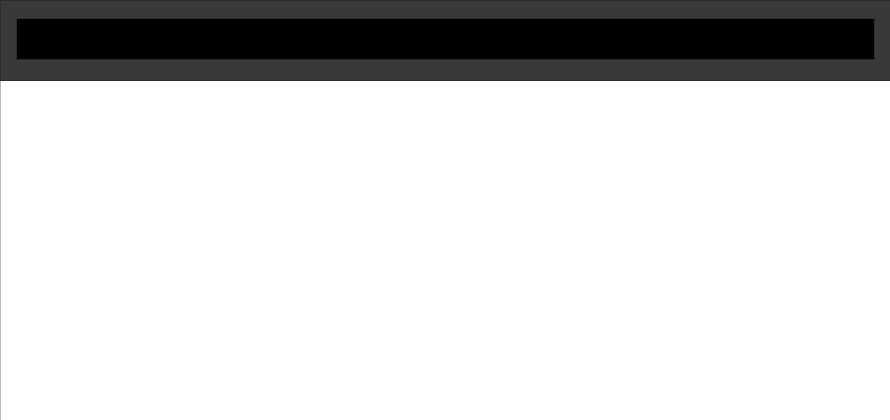
<?xml version="1.0" encoding="UTF-8"?>
<ui version="4.0">
 <class>MainWindow</class>
 <widget class="QMainWindow" name="MainWindow">
  <property name="enabled">
   <bool>true</bool>
  </property>
  <property name="geometry">
   <rect>
    <x>0</x>
    <y>0</y>
    <width>890</width>
    <height>420</height>
   </rect>
  </property>
  <property name="sizePolicy">
   <sizepolicy hsizetype="Expanding" vsizetype="Expanding">
    <horstretch>0</horstretch>
    <verstretch>0</verstretch>
   </sizepolicy>
  </property>
  <property name="font">
   <font>
    <family>Lucida Sans Typewriter</family>
    <pointsize>11</pointsize>
   </font>
  </property>
  <property name="windowTitle">
   <string>Rich Notes</string>
  </property>
  <property name="locale">
   <locale language="English" country="Germany"/>
  </property>
  <widget class="QWidget" name="centralWidget">
   <property name="sizePolicy">
    <sizepolicy hsizetype="Expanding" vsizetype="Expanding">
     <horstretch>1</horstretch>
     <verstretch>1</verstretch>
    </sizepolicy>
   </property>
   <widget class="OverlayableTextEdit" name="textEdit">
    <property name="geometry">
     <rect>
      <x>0</x>
      <y>0</y>
      <width>901</width>
      <height>421</height>
     </rect>
    </property>
   </widget>
   <widget class="CommandPallet" name="frame">
    <property name="enabled">
     <bool>true</bool>
    </property>
    <property name="geometry">
     <rect>
      <x>0</x>
      <y>0</y>
      <width>891</width>
      <height>81</height>
     </rect>
    </property>
    <property name="sizePolicy">
     <sizepolicy hsizetype="Preferred" vsizetype="Expanding">
      <horstretch>0</horstretch>
      <verstretch>1</verstretch>
     </sizepolicy>
    </property>
    <property name="palette">
     <palette>
      <active>
       <colorrole role="WindowText">
        <brush brushstyle="SolidPattern">
         <color alpha="255">
          <red>255</red>
          <green>255</green>
          <blue>255</blue>
         </color>
        </brush>
       </colorrole>
       <colorrole role="Button">
        <brush brushstyle="SolidPattern">
         <color alpha="255">
          <red>0</red>
          <green>0</green>
          <blue>0</blue>
         </color>
        </brush>
       </colorrole>
       <colorrole role="Light">
        <brush brushstyle="SolidPattern">
         <color alpha="255">
          <red>0</red>
          <green>0</green>
          <blue>0</blue>
         </color>
        </brush>
       </colorrole>
       <colorrole role="Midlight">
        <brush brushstyle="SolidPattern">
         <color alpha="255">
          <red>0</red>
          <green>0</green>
          <blue>0</blue>
         </color>
        </brush>
       </colorrole>
       <colorrole role="Dark">
        <brush brushstyle="SolidPattern">
         <color alpha="255">
          <red>0</red>
          <green>0</green>
          <blue>0</blue>
         </color>
        </brush>
       </colorrole>
       <colorrole role="Mid">
        <brush brushstyle="SolidPattern">
         <color alpha="255">
          <red>0</red>
          <green>0</green>
          <blue>0</blue>
         </color>
        </brush>
       </colorrole>
       <colorrole role="Text">
        <brush brushstyle="SolidPattern">
         <color alpha="255">
          <red>255</red>
          <green>255</green>
          <blue>255</blue>
         </color>
        </brush>
       </colorrole>
       <colorrole role="BrightText">
        <brush brushstyle="SolidPattern">
         <color alpha="255">
          <red>255</red>
          <green>255</green>
          <blue>255</blue>
         </color>
        </brush>
       </colorrole>
       <colorrole role="ButtonText">
        <brush brushstyle="SolidPattern">
         <color alpha="255">
          <red>255</red>
          <green>255</green>
          <blue>255</blue>
         </color>
        </brush>
       </colorrole>
       <colorrole role="Base">
        <brush brushstyle="SolidPattern">
         <color alpha="255">
          <red>0</red>
          <green>0</green>
          <blue>0</blue>
         </color>
        </brush>
       </colorrole>
       <colorrole role="Window">
        <brush brushstyle="SolidPattern">
         <color alpha="255">
          <red>57</red>
          <green>57</green>
          <blue>57</blue>
         </color>
        </brush>
       </colorrole>
       <colorrole role="Shadow">
        <brush brushstyle="SolidPattern">
         <color alpha="255">
          <red>0</red>
          <green>0</green>
          <blue>0</blue>
         </color>
        </brush>
       </colorrole>
       <colorrole role="AlternateBase">
        <brush brushstyle="SolidPattern">
         <color alpha="255">
          <red>0</red>
          <green>0</green>
          <blue>0</blue>
         </color>
        </brush>
       </colorrole>
       <colorrole role="ToolTipBase">
        <brush brushstyle="SolidPattern">
         <color alpha="255">
          <red>255</red>
          <green>255</green>
          <blue>220</blue>
         </color>
        </brush>
       </colorrole>
       <colorrole role="ToolTipText">
        <brush brushstyle="SolidPattern">
         <color alpha="255">
          <red>0</red>
          <green>0</green>
          <blue>0</blue>
         </color>
        </brush>
       </colorrole>
      </active>
      <inactive>
       <colorrole role="WindowText">
        <brush brushstyle="SolidPattern">
         <color alpha="255">
          <red>255</red>
          <green>255</green>
          <blue>255</blue>
         </color>
        </brush>
       </colorrole>
       <colorrole role="Button">
        <brush brushstyle="SolidPattern">
         <color alpha="255">
          <red>0</red>
          <green>0</green>
          <blue>0</blue>
         </color>
        </brush>
       </colorrole>
       <colorrole role="Light">
        <brush brushstyle="SolidPattern">
         <color alpha="255">
          <red>0</red>
          <green>0</green>
          <blue>0</blue>
         </color>
        </brush>
       </colorrole>
       <colorrole role="Midlight">
        <brush brushstyle="SolidPattern">
         <color alpha="255">
          <red>0</red>
          <green>0</green>
          <blue>0</blue>
         </color>
        </brush>
       </colorrole>
       <colorrole role="Dark">
        <brush brushstyle="SolidPattern">
         <color alpha="255">
          <red>0</red>
          <green>0</green>
          <blue>0</blue>
         </color>
        </brush>
       </colorrole>
       <colorrole role="Mid">
        <brush brushstyle="SolidPattern">
         <color alpha="255">
          <red>0</red>
          <green>0</green>
          <blue>0</blue>
         </color>
        </brush>
       </colorrole>
       <colorrole role="Text">
        <brush brushstyle="SolidPattern">
         <color alpha="255">
          <red>255</red>
          <green>255</green>
          <blue>255</blue>
         </color>
        </brush>
       </colorrole>
       <colorrole role="BrightText">
        <brush brushstyle="SolidPattern">
         <color alpha="255">
          <red>255</red>
          <green>255</green>
          <blue>255</blue>
         </color>
        </brush>
       </colorrole>
       <colorrole role="ButtonText">
        <brush brushstyle="SolidPattern">
         <color alpha="255">
          <red>255</red>
          <green>255</green>
          <blue>255</blue>
         </color>
        </brush>
       </colorrole>
       <colorrole role="Base">
        <brush brushstyle="SolidPattern">
         <color alpha="255">
          <red>0</red>
          <green>0</green>
          <blue>0</blue>
         </color>
        </brush>
       </colorrole>
       <colorrole role="Window">
        <brush brushstyle="SolidPattern">
         <color alpha="255">
          <red>57</red>
          <green>57</green>
          <blue>57</blue>
         </color>
        </brush>
       </colorrole>
       <colorrole role="Shadow">
        <brush brushstyle="SolidPattern">
         <color alpha="255">
          <red>0</red>
          <green>0</green>
          <blue>0</blue>
         </color>
        </brush>
       </colorrole>
       <colorrole role="AlternateBase">
        <brush brushstyle="SolidPattern">
         <color alpha="255">
          <red>0</red>
          <green>0</green>
          <blue>0</blue>
         </color>
        </brush>
       </colorrole>
       <colorrole role="ToolTipBase">
        <brush brushstyle="SolidPattern">
         <color alpha="255">
          <red>255</red>
          <green>255</green>
          <blue>220</blue>
         </color>
        </brush>
       </colorrole>
       <colorrole role="ToolTipText">
        <brush brushstyle="SolidPattern">
         <color alpha="255">
          <red>0</red>
          <green>0</green>
          <blue>0</blue>
         </color>
        </brush>
       </colorrole>
      </inactive>
      <disabled>
       <colorrole role="WindowText">
        <brush brushstyle="SolidPattern">
         <color alpha="255">
          <red>0</red>
          <green>0</green>
          <blue>0</blue>
         </color>
        </brush>
       </colorrole>
       <colorrole role="Button">
        <brush brushstyle="SolidPattern">
         <color alpha="255">
          <red>0</red>
          <green>0</green>
          <blue>0</blue>
         </color>
        </brush>
       </colorrole>
       <colorrole role="Light">
        <brush brushstyle="SolidPattern">
         <color alpha="255">
          <red>0</red>
          <green>0</green>
          <blue>0</blue>
         </color>
        </brush>
       </colorrole>
       <colorrole role="Midlight">
        <brush brushstyle="SolidPattern">
         <color alpha="255">
          <red>0</red>
          <green>0</green>
          <blue>0</blue>
         </color>
        </brush>
       </colorrole>
       <colorrole role="Dark">
        <brush brushstyle="SolidPattern">
         <color alpha="255">
          <red>0</red>
          <green>0</green>
          <blue>0</blue>
         </color>
        </brush>
       </colorrole>
       <colorrole role="Mid">
        <brush brushstyle="SolidPattern">
         <color alpha="255">
          <red>0</red>
          <green>0</green>
          <blue>0</blue>
         </color>
        </brush>
       </colorrole>
       <colorrole role="Text">
        <brush brushstyle="SolidPattern">
         <color alpha="255">
          <red>0</red>
          <green>0</green>
          <blue>0</blue>
         </color>
        </brush>
       </colorrole>
       <colorrole role="BrightText">
        <brush brushstyle="SolidPattern">
         <color alpha="255">
          <red>255</red>
          <green>255</green>
          <blue>255</blue>
         </color>
        </brush>
       </colorrole>
       <colorrole role="ButtonText">
        <brush brushstyle="SolidPattern">
         <color alpha="255">
          <red>0</red>
          <green>0</green>
          <blue>0</blue>
         </color>
        </brush>
       </colorrole>
       <colorrole role="Base">
        <brush brushstyle="SolidPattern">
         <color alpha="255">
          <red>57</red>
          <green>57</green>
          <blue>57</blue>
         </color>
        </brush>
       </colorrole>
       <colorrole role="Window">
        <brush brushstyle="SolidPattern">
         <color alpha="255">
          <red>57</red>
          <green>57</green>
          <blue>57</blue>
         </color>
        </brush>
       </colorrole>
       <colorrole role="Shadow">
        <brush brushstyle="SolidPattern">
         <color alpha="255">
          <red>0</red>
          <green>0</green>
          <blue>0</blue>
         </color>
        </brush>
       </colorrole>
       <colorrole role="AlternateBase">
        <brush brushstyle="SolidPattern">
         <color alpha="255">
          <red>0</red>
          <green>0</green>
          <blue>0</blue>
         </color>
        </brush>
       </colorrole>
       <colorrole role="ToolTipBase">
        <brush brushstyle="SolidPattern">
         <color alpha="255">
          <red>255</red>
          <green>255</green>
          <blue>220</blue>
         </color>
        </brush>
       </colorrole>
       <colorrole role="ToolTipText">
        <brush brushstyle="SolidPattern">
         <color alpha="255">
          <red>0</red>
          <green>0</green>
          <blue>0</blue>
         </color>
        </brush>
       </colorrole>
      </disabled>
     </palette>
    </property>
    <property name="autoFillBackground">
     <bool>true</bool>
    </property>
    <property name="frameShape">
     <enum>QFrame::StyledPanel</enum>
    </property>
    <property name="frameShadow">
     <enum>QFrame::Plain</enum>
    </property>
    <property name="lineWidth">
     <number>9</number>
    </property>
    <property name="midLineWidth">
     <number>9</number>
    </property>
    <layout class="QVBoxLayout" name="verticalLayout">
     <property name="spacing">
      <number>5</number>
     </property>
     <property name="leftMargin">
      <number>15</number>
     </property>
     <property name="topMargin">
      <number>17</number>
     </property>
     <property name="rightMargin">
      <number>15</number>
     </property>
     <property name="bottomMargin">
      <number>17</number>
     </property>
     <item>
      <widget class="ExpressionInputWidget" name="expressionAdderEdit">
       <property name="sizePolicy">
        <sizepolicy hsizetype="Expanding" vsizetype="Minimum">
         <horstretch>0</horstretch>
         <verstretch>0</verstretch>
        </sizepolicy>
       </property>
       <property name="font">
        <font>
         <pointsize>23</pointsize>
        </font>
       </property>
       <property name="autoFillBackground">
        <bool>true</bool>
       </property>
       <property name="verticalScrollBarPolicy">
        <enum>Qt::ScrollBarAlwaysOff</enum>
       </property>
       <property name="horizontalScrollBarPolicy">
        <enum>Qt::ScrollBarAlwaysOff</enum>
       </property>
      </widget>
     </item>
     <item>
      <layout class="QVBoxLayout" name="sugestionsList">
       <property name="topMargin">
        <number>3</number>
       </property>
      </layout>
     </item>
    </layout>
   </widget>
  </widget>
 </widget>
 <layoutdefault spacing="6" margin="11"/>
 <customwidgets>
  <customwidget>
   <class>OverlayableTextEdit</class>
   <extends>QTextEdit</extends>
   <header>OverlayableTextEdit.h</header>
  </customwidget>
  <customwidget>
   <class>ExpressionInputWidget</class>
   <extends>QPlainTextEdit</extends>
   <header>ExpressionInputWidget.h</header>
  </customwidget>
  <customwidget>
   <class>CommandPallet</class>
   <extends>QFrame</extends>
   <header>CommandPallet.h</header>
   <container>1</container>
  </customwidget>
 </customwidgets>
 <resources/>
 <connections/>
</ui>
